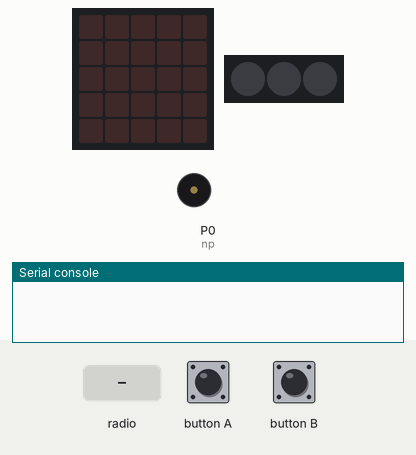
A program run on a simulated BBC micro:bit running MicroPython. Shown: the board's 5×5 LED display, 3 RGB LEDs in strip order, left to right, buzzer (waves = sounding), the last lines printed to the serial console. The test bench sets the inputs (shaded band). No radio messages arrive unless stated (any console line starting 'radio sent:' is added by the test bench).

Above: at 1.2 s.
1.3 s: button A pressed for 0.15 s
At 1.41 s:
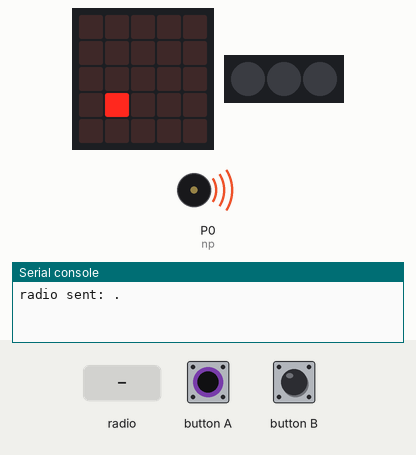
3.0 s: radio message "." arrives
At 4.2 s:
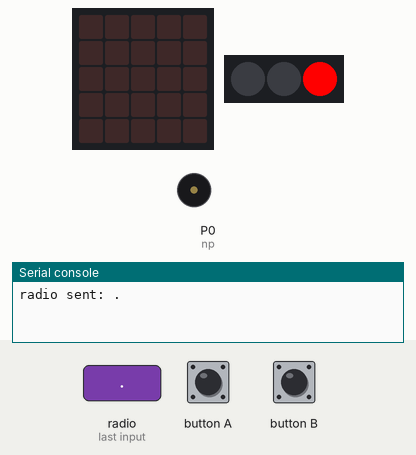
4.7 s: button B pressed for 1 s
At 4.93 s:
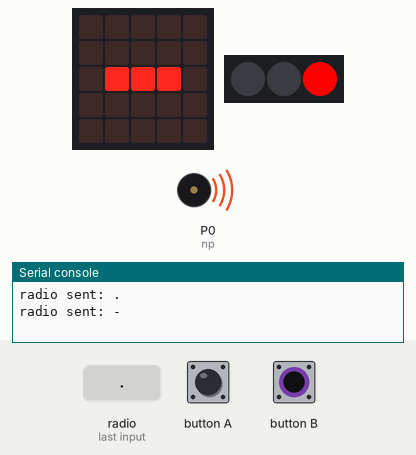
7.2 s: radio message "-" arrives
At 8.0 s:
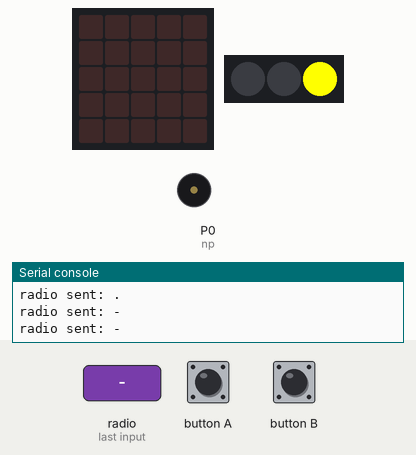
9.2 s: button B pressed for 0.15 s
At 9.43 s:
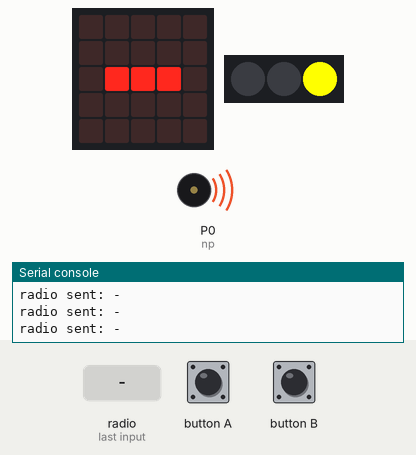
11.2 s: button A pressed for 1 s
At 11.31 s:
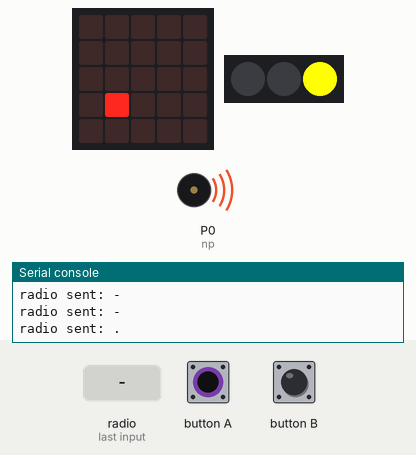
Timing chart, 0 to 14.2 s (numbered marks = the images above; inputs shaded):
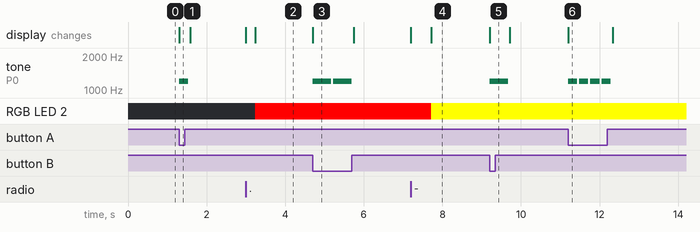

Measured:
- after the input at 1.3 s, tone on P0 (np): silent → 1200 Hz at once, → silent 0.23 s later; the display: changes at once (image 1)
- after the input at 3.0 s, RGB LED 2: off → RGB(255, 0, 0) after 0.23 s; the display: first changes at once (image 2 shows a later state)
- after the input at 4.7 s, tone on P0 (np): alternates 1200 Hz for 0.47 s and silent for 0.05 s, 4 changes in all, then stays silent, starting at once; the display: changes at once (image 3)
- after the input at 7.2 s, RGB LED 2: RGB(255, 0, 0) → RGB(255, 255, 0) after 0.51 s; the display: first changes at once (image 4 shows a later state)
- after the input at 9.2 s, tone on P0 (np): silent → 1200 Hz at once, → silent 0.47 s later; the display: changes at once (image 5)
- after the input at 11.2 s, tone on P0 (np): alternates 1200 Hz for 0.23 s and silent for 0.05 s, 8 changes in all, then stays silent, starting at once; the display: changes at once (image 6)

The program:

main.py
```python
# Wireless Morse code transmitter / receiver
# Press A for dot, press B for dash
# based on http://microbit-micropython.readthedocs.io/en/latest/tutorials/network.html

from microbit import *
import music
import radio
import neopixel

np = neopixel.NeoPixel(pin0, 3)
radio.config(group=17)
radio.on()

# A lookup table of morse codes and associated characters.
MORSE_CODE_LOOKUP = {
    ".-": "A",
    "-...": "B",
    "-.-.": "C",
    "-..": "D",
    ".": "E",
    "..-.": "F",
    "--.": "G",
    "....": "H",
    "..": "I",
    ".---": "J",
    "-.-": "K",
    ".-..": "L",
    "--": "M",
    "-.": "N",
    "---": "O",
    ".--.": "P",
    "--.-": "Q",
    ".-.": "R",
    "...": "S",
    "-": "T",
    "..-": "U",
    "...-": "V",
    ".--": "W",
    "-..-": "X",
    "-.--": "Y",
    "--..": "Z",
    ".----": "1",
    "..---": "2",
    "...--": "3",
    "....-": "4",
    ".....": "5",
    "-....": "6",
    "--...": "7",
    "---..": "8",
    "----.": "9",
    "-----": "0",
}

# durations made a bit shorter than 250ms for a dot
# durations made a bit shorter than 500ms for a dash
DOT_DURATION = 230
DASH_DURATION = 470

# detect a new letter if incoming signal is greater than 1000ms.
LETTER_THRESHOLD = 1000

# Holds the incoming Morse signals.
buffer = ""
# Holds the translated Morse as characters.
message = ""
# The time from which the device has been waiting for the next event.
started_to_wait = running_time()


def decode(buffer):
    # Attempts to get the buffer of Morse code data from the lookup table. If
    # it's not there, just return a question mark.
    return MORSE_CODE_LOOKUP.get(buffer, "?")


while True:
    # Work out how long the device has been waiting for a keypress.
    waiting = running_time() - started_to_wait
    signal = radio.receive()
    # Button presses for sending a message
    if button_a.is_pressed():
        display.show(".")
        radio.send(".")
        music.pitch(1200, duration=DOT_DURATION, wait=True)
        sleep(50)  # little sleep added to debounce
        display.clear()
    elif button_b.is_pressed():
        display.show("-")
        radio.send("-")
        music.pitch(1200, duration=DASH_DURATION, wait=True)
        sleep(50)  # little sleep added to debounce
        display.clear()
    # Listen out for dashes and dots over radio
    if signal:
        if signal == ".":
            pin0.write_digital(1)
            buffer += "."
            display.show(".")
            sleep(DOT_DURATION)
            display.clear()
            pin0.write_digital(1)
            np[2] = (255, 0, 0)
            np.show()
        elif signal == "-":
            buffer += "-"
            display.show("-")
            sleep(DASH_DURATION)
            display.clear()
            np[2] = (255, 255, 0)
            np.show()
```
